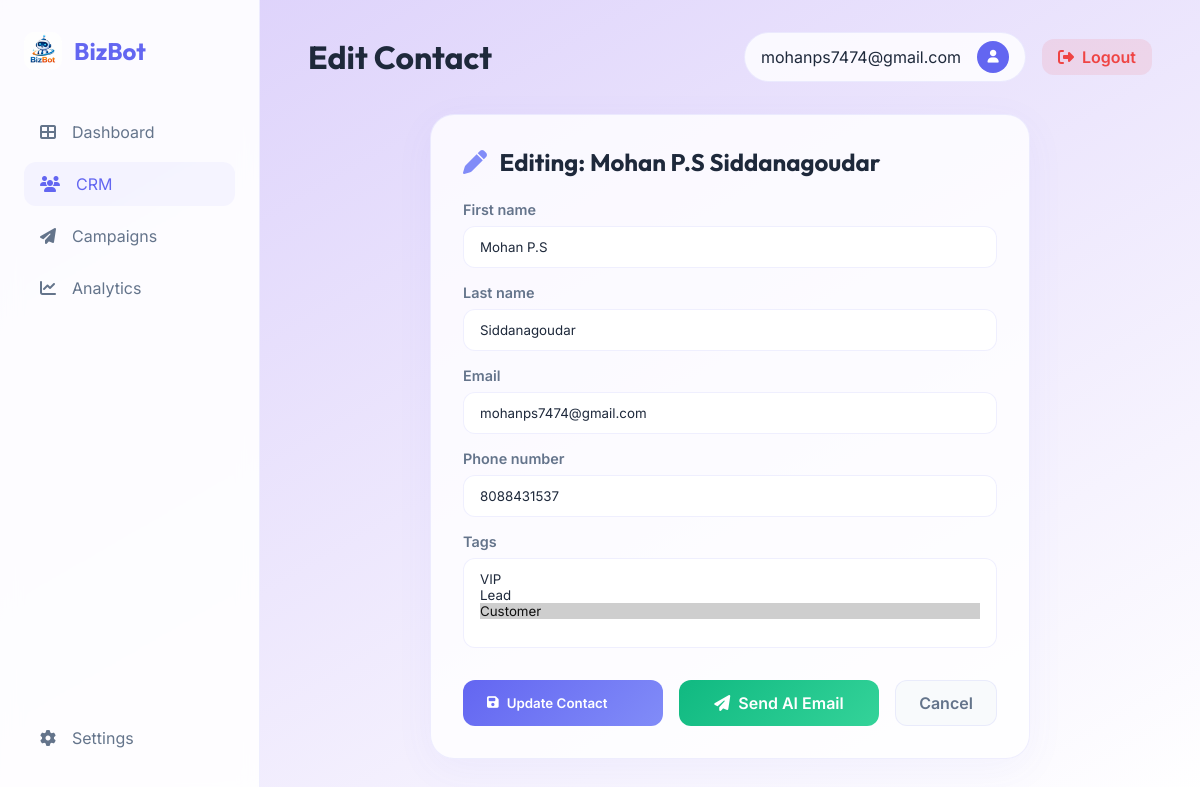
Screenshot of /crm/edit/5/ (signed in) with the database file from the repository.
### crm/models.py (models this page shows)
class Contact(models.Model):
    first_name = models.CharField(max_length=100)
    last_name = models.CharField(max_length=100)
    email = models.EmailField(unique=True)
    phone_number = models.CharField(max_length=20, blank=True, null=True)
    tags = models.ManyToManyField(Tag, blank=True)
    created_at = models.DateTimeField(auto_now_add=True)
    updated_at = models.DateTimeField(auto_now=True)
    def __str__(self):
        return f"{self.first_name} {self.last_name}"

### crm/views.py (the view)
# urls.py: path('edit/<int:pk>/', views.contact_edit, name='contact_edit'),
@login_required
def contact_edit(request, pk):
    contact = get_object_or_404(Contact, pk=pk)
    if request.method == 'POST':
        form = ContactForm(request.POST, instance=contact)
        if form.is_valid():
            form.save()
            return redirect('contact_list')
    else:
        form = ContactForm(instance=contact)
    return render(request, 'crm/contact_form.html', {'form': form, 'contact': contact, 'editing': True})

### crm/forms.py
class ContactForm(forms.ModelForm):
    class Meta:
        model = Contact
        fields = ['first_name', 'last_name', 'email', 'phone_number', 'tags']
        widgets = {
            'first_name': forms.TextInput(attrs={'class': 'form-input', 'placeholder': 'First Name'}),
            'last_name': forms.TextInput(attrs={'class': 'form-input', 'placeholder': 'Last Name'}),
            'email': forms.EmailInput(attrs={'class': 'form-input', 'placeholder': 'Email Address'}),
            'phone_number': forms.TextInput(attrs={'class': 'form-input', 'placeholder': 'Phone Number'}),
            'tags': forms.SelectMultiple(attrs={'class': 'form-input'}),
        }

### crm/models.py (called while the page is built)
    def __str__(self):
        return self.name

### templates/crm/contact_form.html (shortened to what this page needs)
{% extends 'base.html' %}
{% block page_title %}{% if editing %}Edit Contact{% else %}New Contact{% endif %}{% endblock %}
{% block content %}
<div class="fade-in" style="max-width: 600px; margin: 0 auto;">
    <div class="glass-card">
        <h2 style="margin-bottom: 1.5rem;">
            {% if editing %}
                <i class="fas fa-pen" style="color: #818cf8; margin-right: 0.5rem;"></i>
                Editing: {{ contact }}
            {% else %}
                <i class="fas fa-user-plus" style="margin-right: 0.5rem;"></i>
                Contact Details
            {% endif %}
        </h2>
        <form method="post">
            {% for field in form %}
            <div class="form-group">
                <label class="form-label" for="{{ field.id_for_label }}">{{ field.label }}</label>
                {{ field }}
            </div>
            {% endfor %}
            <div style="display: flex; gap: 1rem; margin-top: 2rem; flex-wrap: wrap;">
                <button type="submit" class="btn btn-primary" style="flex: 1; min-width: 200px;">
                    {% if editing %}
                        <i class="fas fa-save"></i> Update Contact
                    {% else %}
                        <i class="fas fa-save"></i> Save Contact
                    {% endif %}
                </button>
                {% if editing or contact.email %}
                <a href="{% url 'chatbot' %}?query=Draft a professional email to {{ contact.email }}"
                   class="btn"
                   style="flex: 1; min-width: 200px; background: linear-gradient(135deg, #10b981, #34d399); color: white; border: none; display: flex; align-items: center; justify-content: center; gap: 0.5rem; text-decoration: none;">
                    <i class="fas fa-paper-plane"></i> Send AI Email
                </a>
                {% endif %}
                <a href="{% url 'contact_list' %}" class="btn"
                    style="flex: 1; min-width: 100px; background: var(--bg-dark); border: 1px solid var(--glass-border); color: var(--text-dim); display: flex; align-items: center; justify-content: center;">
                    Cancel
                </a>
            </div>
        </form>
    </div>
</div>
{% endblock %}

### templates/base.html (shortened to what this page needs)
{% load static %}
<!DOCTYPE html>
<html lang="en">
<head>
    <link rel="stylesheet" href="https://cdnjs.cloudflare.com/ajax/libs/font-awesome/6.4.0/css/all.min.css">
    <link rel="stylesheet" href="{% static 'css/style.css' %}">
</head>
<body>
    <aside>
        <a href="/" class="brand">
            <img src="{% static 'img/logo.jpg' %}" alt="BizBot Logo" class="brand-logo">
            <span>BizBot</span>
        </a>
        <ul class="nav-links">
            <li class="nav-item">
                <a href="{% url 'dashboard' %}"
                    class="nav-link {% if request.resolver_match.url_name == 'dashboard' %}active{% endif %}">
                    <i class="fas fa-th-large"></i>
                    <span>Dashboard</span>
                </a>
            </li>
            <li class="nav-item">
                <a href="{% url 'contact_list' %}" class="nav-link {% if 'crm' in request.path %}active{% endif %}">
                    <i class="fas fa-users"></i>
                    <span>CRM</span>
                </a>
            </li>
            <li class="nav-item">
                <a href="{% url 'campaign_list' %}"
                    class="nav-link {% if 'campaigns' in request.path %}active{% endif %}">
                    <i class="fas fa-paper-plane"></i>
                    <span>Campaigns</span>
                </a>
            </li>
            <li class="nav-item">
                <a href="#" class="nav-link">
                    <i class="fas fa-chart-line"></i>
                    <span>Analytics</span>
                </a>
            </li>
        </ul>
        <div class="nav-item" style="margin-top: auto;">
            <a href="{% url 'settings' %}" class="nav-link {% if request.resolver_match.url_name == 'settings' %}active{% endif %}">
                <i class="fas fa-cog"></i>
                <span>Settings</span>
            </a>
        </div>
    </aside>
    <main>
        <header class="top-bar">
            <h1>{% block page_title %}Dashboard{% endblock %}</h1>
            <div style="display: flex; align-items: center; gap: 1rem;">
                <div class="user-profile">
                    <span>{{ user.username|default:"Business Owner" }}</span>
                    <div class="avatar">
                        <i class="fas fa-user"></i>
                    </div>
                </div>
                <a href="{% url 'handle_logout' %}" class="btn"
                    style="background: rgba(239, 68, 68, 0.1); color: #ef4444; padding: 0.5rem 1rem;">
                    <i class="fas fa-sign-out-alt"></i> Logout
                </a>
            </div>
        </header>
        {% block content %}{% endblock %}
    </main>
</body>
</html>

### static/css/style.css (style rules this page uses)
:root { --primary: #6366f1; --primary-light: #818cf8; --secondary: #ec4899; --bg-dark: #f8fafc; --bg-card: rgba(255, 255, 255, 0.8); --text-main: #1e293b; --text-dim: #64748b; --accent: #10b981; --glass-border: rgba(99, 102, 241, 0.1); }
* { margin: 0; padding: 0; box-sizing: border-box; }
body { font-family: 'Inter', sans-serif; background-color: var(--bg-dark); color: var(--text-main); background-image: linear-gradient(150deg, rgba(200, 179, 250, 0.607), white); background-repeat: no-repeat; background-attachment: fixed; min-height: 100vh; display: flex; overflow-x: hidden; }
h1, h2, h3, .brand, .form_container h1 { font-family: 'Outfit', sans-serif; }
aside { width: 260px; background: rgba(255, 255, 255, 0.9); backdrop-filter: blur(10px); border-right: 1px solid var(--glass-border); height: 100vh; position: fixed; left: 0; top: 0; z-index: 100; padding: 2rem 1.5rem; display: flex; flex-direction: column; }
.brand { font-size: 1.5rem; font-weight: 700; margin-bottom: 2.5rem; display: flex; align-items: center; gap: 0.75rem; color: var(--primary); text-decoration: none; }
.brand-logo { width: 38px; height: 38px; object-fit: contain; border-radius: 10px; }
.nav-links, .nav_links { list-style: none; flex-grow: 1; }
.nav-item { margin-bottom: 0.5rem; }
.nav-link, .nav_links a { display: flex; align-items: center; gap: 1rem; padding: 0.75rem 1rem; color: var(--text-dim); text-decoration: none; border-radius: 12px; transition: all 0.3s ease; }
.nav-link:hover, .nav-link.active, .nav_links a:hover { background: rgba(99, 102, 241, 0.05); color: var(--primary); }
main { flex-grow: 1; padding: 2rem 3rem; margin-left: 260px; max-width: calc(100% - 260px); }
.top-bar { display: flex; justify-content: space-between; align-items: center; margin-bottom: 2rem; }
.user-profile { display: flex; align-items: center; gap: 1rem; background: var(--bg-card); padding: 0.5rem 1rem; border-radius: 50px; border: 1px solid var(--glass-border); }
.avatar { width: 32px; height: 32px; border-radius: 50%; background: var(--primary); color: white; display: flex; align-items: center; justify-content: center; font-size: 0.8rem; }
.glass-card, .form_container { background: var(--bg-card); backdrop-filter: blur(12px); border: 1px solid var(--glass-border); border-radius: 24px; padding: 2rem; box-shadow: 0 10px 40px rgba(99, 102, 241, 0.05); }
.btn, .input_feilds button { padding: 0.75rem 1.5rem; border-radius: 12px; font-weight: 600; cursor: pointer; transition: all 0.3s ease; text-decoration: none; display: inline-flex; align-items: center; gap: 0.5rem; border: none; font-family: inherit; }
.btn-primary, .input_feilds button { background: linear-gradient(135deg, var(--primary), var(--primary-light)); color: white; }
.form-group, .input_feilds { margin-bottom: 1rem; display: flex; flex-direction: column; gap: 8px; }
.form-label, .input_feilds label { display: block; color: var(--text-dim); font-size: 0.9rem; font-weight: 600; }
.form-input, .input_feilds input { width: 100%; padding: 0.75rem 1rem; background: white; border: 1px solid var(--glass-border); border-radius: 12px; color: var(--text-main); font-family: inherit; transition: all 0.3s ease; }
.fade-in { animation: fadeIn 0.5s ease forwards; }

### rows the page displays
Contact: first_name+last_name "Mohan P.S Siddanagoudar", form "Mohan P.S" "Siddanagoudar" "mohanps7474@gmail.com" "8088431537"

### other values shown
{{ user.username|default:"Business Owner" }} "mohanps7474@gmail.com"
{{ field.label }} "First name" "Last name" "Email" "Phone number" "Tags"
